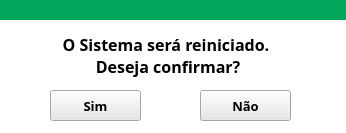
<?xml version="1.0" encoding="UTF-8"?>
<ui version="4.0">
 <class>MainWindow</class>
 <widget class="QMainWindow" name="MainWindow">
  <property name="geometry">
   <rect>
    <x>0</x>
    <y>0</y>
    <width>346</width>
    <height>133</height>
   </rect>
  </property>
  <property name="minimumSize">
   <size>
    <width>346</width>
    <height>133</height>
   </size>
  </property>
  <property name="maximumSize">
   <size>
    <width>346</width>
    <height>133</height>
   </size>
  </property>
  <property name="windowTitle">
   <string>Chamado</string>
  </property>
  <property name="styleSheet">
   <string notr="true">background-color: white;</string>
  </property>
  <widget class="QWidget" name="centralwidget">
   <widget class="QLabel" name="sup_verde">
    <property name="geometry">
     <rect>
      <x>0</x>
      <y>0</y>
      <width>508</width>
      <height>20</height>
     </rect>
    </property>
    <property name="styleSheet">
     <string notr="true">background: transparent;
background-color: rgb(0, 166, 90);
border-style: solid;
border-color: transparent;</string>
    </property>
    <property name="text">
     <string/>
    </property>
    <property name="alignment">
     <set>Qt::AlignCenter</set>
    </property>
   </widget>
   <widget class="QLabel" name="label">
    <property name="geometry">
     <rect>
      <x>20</x>
      <y>30</y>
      <width>292</width>
      <height>51</height>
     </rect>
    </property>
    <property name="font">
     <font>
      <family>Segoe UI Semibold</family>
      <pointsize>12</pointsize>
      <weight>75</weight>
      <bold>true</bold>
     </font>
    </property>
    <property name="text">
     <string>O Sistema será reiniciado.
 Deseja confirmar?</string>
    </property>
    <property name="alignment">
     <set>Qt::AlignCenter</set>
    </property>
   </widget>
   <widget class="QPushButton" name="pushButton">
    <property name="geometry">
     <rect>
      <x>50</x>
      <y>90</y>
      <width>91</width>
      <height>31</height>
     </rect>
    </property>
    <property name="sizePolicy">
     <sizepolicy hsizetype="Fixed" vsizetype="Fixed">
      <horstretch>0</horstretch>
      <verstretch>0</verstretch>
     </sizepolicy>
    </property>
    <property name="font">
     <font>
      <family>Segoe UI Semibold</family>
      <pointsize>10</pointsize>
      <weight>75</weight>
      <bold>true</bold>
     </font>
    </property>
    <property name="styleSheet">
     <string notr="true">background-color:rgb(231, 231, 231);</string>
    </property>
    <property name="text">
     <string>Sim</string>
    </property>
   </widget>
   <widget class="QPushButton" name="pushButton_2">
    <property name="geometry">
     <rect>
      <x>200</x>
      <y>90</y>
      <width>91</width>
      <height>31</height>
     </rect>
    </property>
    <property name="sizePolicy">
     <sizepolicy hsizetype="Fixed" vsizetype="Fixed">
      <horstretch>0</horstretch>
      <verstretch>0</verstretch>
     </sizepolicy>
    </property>
    <property name="font">
     <font>
      <family>Segoe UI Semibold</family>
      <pointsize>10</pointsize>
      <weight>75</weight>
      <bold>true</bold>
     </font>
    </property>
    <property name="styleSheet">
     <string notr="true">background-color:rgb(231, 231, 231);</string>
    </property>
    <property name="text">
     <string>Não</string>
    </property>
   </widget>
  </widget>
 </widget>
 <resources/>
 <connections/>
</ui>
